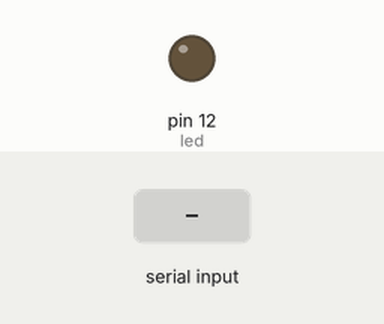
Simulated run of this sketch. Board: Arduino Uno, built with avr-gcc and run on an emulated ATmega328P. On the bench: output pins drawn as LEDs (lit = HIGH). The inputs (shaded band) are chosen by the test bench. What the sketch prints to the serial monitor is not drawn.

Above: at 1.2 s.
1.3 s: "30,150\n" received over Serial
At 1.7 s:
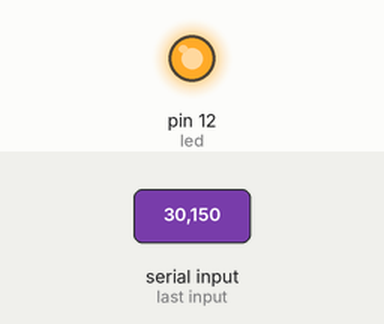
Timing chart, 0 to 7.8 s (numbered marks = the images above; inputs shaded):
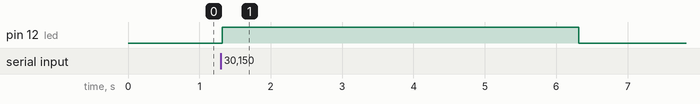

Measured:
- after the input at 1.3 s, pin 12 (led): LOW → HIGH at once, → LOW 5.0 s later

The sketch:

proyectoard2.ino
```cpp
String dataString = "";
bool dataComplete = false;
int data = 0;
int led = 12;

void setup() {
 pinMode(led, OUTPUT);
 Serial.begin(9600);
}
void loop() {
  Serial.println("hola");
  if (dataComplete) {
    data = dataString.toInt();

    task();

    dataString = "";
    dataComplete = false;
  }
}

 void serialEvent() {
  while (Serial.available()) {
    char inChar = (char)Serial.read();
    dataString += inChar;
    if (inChar == '\n') {
      dataComplete = true;
    }
  }
}

void task(){
  if(data==30){
    digitalWrite(led,HIGH);
    delay(5000);


    digitalWrite(led,LOW);


  }else{
    digitalWrite(led,LOW);
  }

}
```
